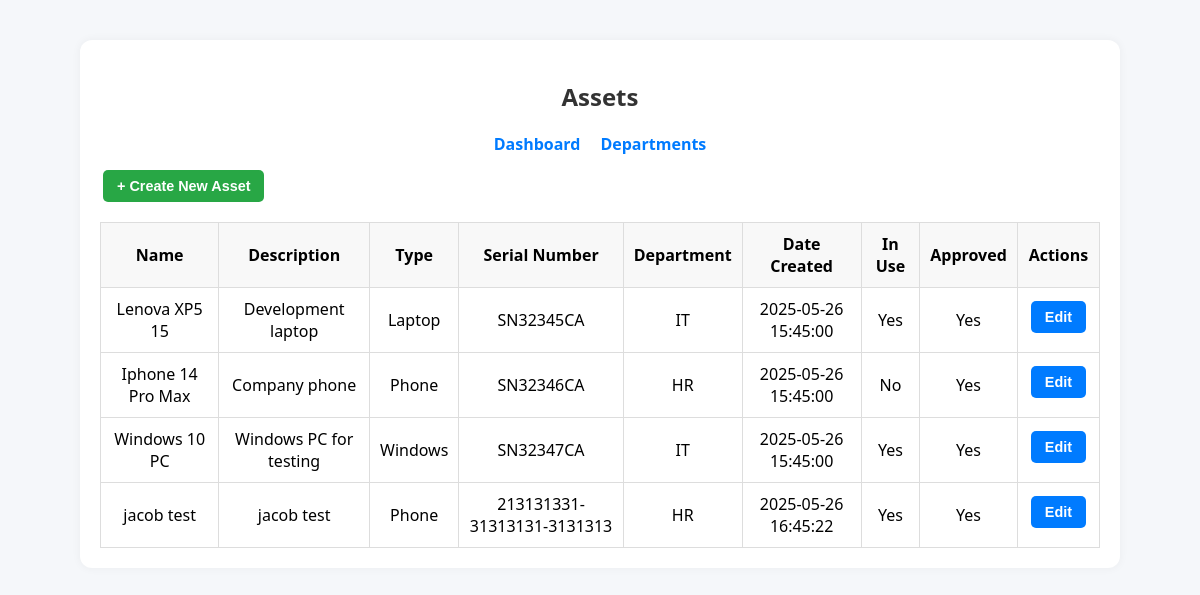
/assets (signed in), run on an earlier commit of the app's database.
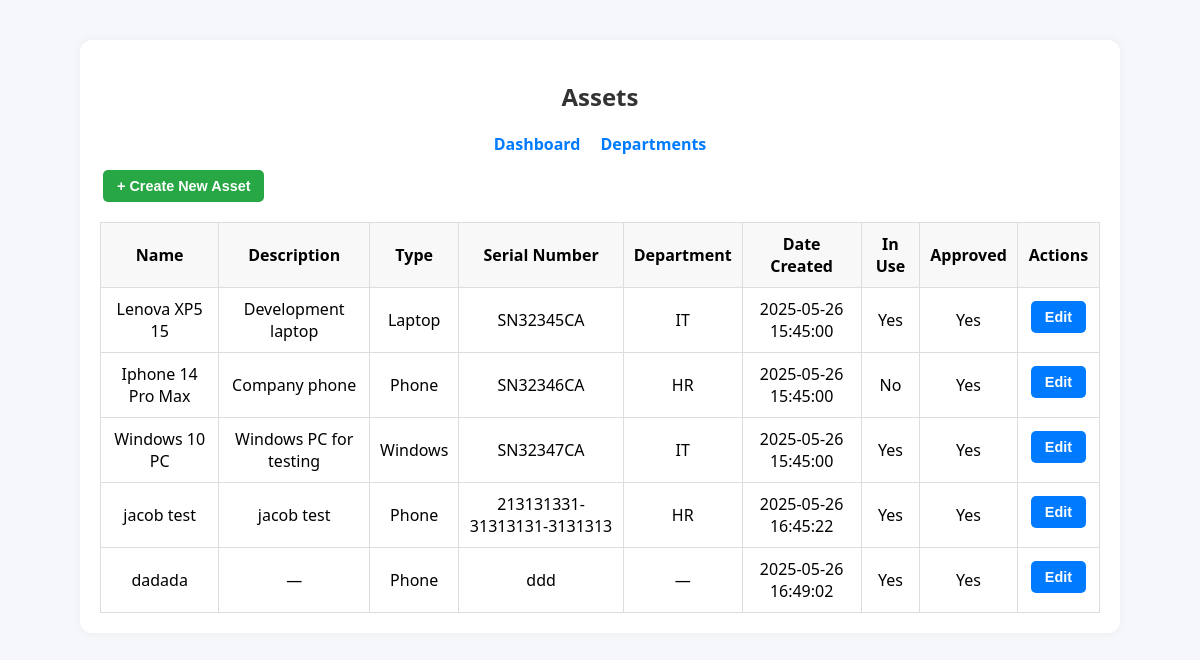
And on a later commit of the database.
### tables this page shows
CREATE TABLE Asset (
        id INTEGER PRIMARY KEY AUTOINCREMENT,
        name TEXT NOT NULL,
        description TEXT,
        type TEXT,
        serial_number TEXT UNIQUE,
        date_created TEXT,
        in_use INTEGER NOT NULL DEFAULT 1,
        approved INTEGER NOT NULL DEFAULT 0,
        owner_id INTEGER,
        department_id INTEGER,
        FOREIGN KEY(owner_id) REFERENCES User(id),
        FOREIGN KEY(department_id) REFERENCES Department(id)
    );

CREATE TABLE Department (
        id INTEGER PRIMARY KEY AUTOINCREMENT,
        name TEXT NOT NULL
    );

### app.py (the view)
@app.route('/assets')
@login_required
def assets():
    user = current_user()
    connection = get_db()
    cursor = connection.cursor()
    if user['role'] == 'Admin':
         cursor.execute('''
            SELECT a.*, u.username AS owner_username, d.name AS department_name
            FROM Asset a
            LEFT JOIN User u ON a.owner_id = u.id
            LEFT JOIN Department d ON a.department_id = d.id
        ''')
    else:
        cursor.execute('''
            SELECT a.*, u.username AS owner_username, d.name AS department_name
            FROM Asset a
            LEFT JOIN User u ON a.owner_id = u.id
            LEFT JOIN Department d ON a.department_id = d.id
            WHERE a.owner_id = ?
        ''', (user['id'],))
    assets = cursor.fetchall()
    cursor.execute("SELECT * FROM Department")
    departments = cursor.fetchall()
    cursor.execute("SELECT id, username FROM User ORDER BY username ASC")
    users = cursor.fetchall()
    return render_template('assets.html', assets=assets, user=user, departments=departments, users=users)

### app.py (called while the page is built)
def get_db():
    if 'db' not in g:
        g.db = sql.connect(app.config['DATABASE'])
        g.db.row_factory = sql.Row
    return g.db

def query_db(query, args=(), one=False):
    cursor = get_db().execute(query, args)
    rv = cursor.fetchall()
    cursor.close()
    return (rv[0] if rv else None) if one else rv

def current_user():
    if 'user_id' in session:
        return query_db('SELECT * FROM User WHERE id = ?', [session['user_id']], one=True)
    return None

def login_required(f):
    @wraps(f)
    def decorated_function(*args, **kwargs):
        if 'user_id' not in session:
            flash('Please log in to access this page.', 'warning')
            return redirect(url_for('login'))
        return f(*args, **kwargs)
    return decorated_function

### templates/assets.html (shortened to what this page needs)
<!DOCTYPE html>
<html lang="en">
  <head>
    <link
      rel="stylesheet"
      href="{{ url_for('static', filename='css/style.css') }}"
    />
    <link
      rel="stylesheet"
      href="{{ url_for('static', filename='css/assets.css') }}"
    />
  </head>
  <body>
    <div class="assets-container">
      <h2 class="text-center">Assets</h2>
      <nav class="nav-links">
        <a href="{{ url_for('dashboard') }}">Dashboard</a>
        <a href="{{ url_for('departments') }}">Departments</a>
      </nav>
      <button class="btn btn-create" id="openCreateModal">
        + Create New Asset
      </button>
      <table>
        <thead>
          <tr>
            <th>Name</th>
            <th>Description</th>
            <th>Type</th>
            <th>Serial Number</th>
            <th>Department</th>
            <th>Date Created</th>
            <th>In Use</th>
            <th>Approved</th>
            <th>Actions</th>
          </tr>
        </thead>
        <tbody>
          {% for asset in assets %}
          <tr>
            <td>{{ asset['name'] }}</td>
            <td>{{ asset['description'] or '—' }}</td>
            <td>{{ asset['type'] or '—' }}</td>
            <td>{{ asset['serial_number'] or '—' }}</td>
            <td>{{ asset['department_name'] or '—' }}</td>
            <td>{{ asset['date_created'] }}</td>
            <td>{{ 'Yes' if asset['in_use'] else 'No' }}</td>
            <td>{{ 'Yes' if asset['approved'] else 'No' }}</td>
            <td>
               {% if user['role'] == 'Admin' or asset['owner_id'] ==
              user['id'] %}
              <button
                class="btn btn-edit"
                data-id="{{ asset['id'] }}"
                data-name="{{ asset['name'] }}"
                data-description="{{ asset['description'] }}"
                data-type="{{ asset['type'] }}"
                data-serial="{{ asset['serial_number'] }}"
                data-department="{{ asset['department_id'] or '' }}"
                data-inuse="{{ asset['in_use'] }}"
                data-approved="{{ asset['approved'] }}"
                data-userid="{{ asset['owner_id'] }}"
                id="editBtn-{{ asset['id'] }}"
              >
                Edit
              </button>
              {% endif %}
            </td>
          </tr>
          {% else %}
          <tr>
            <td colspan="9">No assets found.</td>
          </tr>
          {% endfor %}
        </tbody>
      </table>
    </div>
  </body>
</html>

### static/css/style.css (style rules this page uses)
body { font-family: "Segoe UI", Tahoma, Geneva, Verdana, sans-serif; background: #f5f7fa; display: flex; align-items: center; justify-content: center; margin: 0; }
h2 { text-align: center; color: #333; }
.nav-links { display: flex; justify-content: center; gap: 20px; margin-bottom: 15px; }
.nav-links a { text-decoration: none; color: #007bff; font-weight: bold; }
button { padding: 10px; background-color: #007bff; color: white; border: none; border-radius: 5px; cursor: pointer; }
a { color: #007bff; text-decoration: none; }

### static/css/assets.css (style rules this page uses)
.assets-container { max-width: 1000px; margin: 40px auto; padding: 20px; background: #fff; border-radius: 12px; box-shadow: 0 0 10px rgba(0, 0, 0, 0.05); }
table { width: 100%; border-collapse: collapse; margin-top: 20px; }
th, td { padding: 10px; border: 1px solid #ddd; text-align: center; }
th { background: #f8f8f8; }
.btn { padding: 8px 14px; margin: 0 3px; border: none; border-radius: 5px; cursor: pointer; font-weight: 600; font-size: 0.9rem; }
.btn-create { background-color: #28a745; color: white; }
.btn-edit { background-color: #007bff; color: white; margin-bottom: 6px; }

What changed in the data, as far as the page shows it:
added Asset: name "dadada", description "—", type "Phone", serial_number "ddd", asset "—", date_created "2025-05-26 16:49:02", in_use "Yes", approved "Yes"
